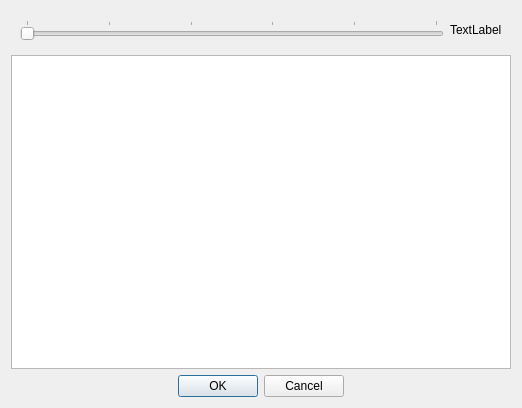
<?xml version="1.0" encoding="UTF-8"?>
<ui version="4.0">
 <class>Dialog</class>
 <widget class="QDialog" name="Dialog">
  <property name="geometry">
   <rect>
    <x>0</x>
    <y>0</y>
    <width>522</width>
    <height>408</height>
   </rect>
  </property>
  <property name="windowTitle">
   <string>Dialog</string>
  </property>
  <layout class="QVBoxLayout" name="verticalLayout">
   <item>
    <widget class="QWidget" name="widget" native="true">
     <layout class="QHBoxLayout" name="horizontalLayout">
      <item>
       <widget class="QSlider" name="rating_bar">
        <property name="maximum">
         <number>50</number>
        </property>
        <property name="singleStep">
         <number>5</number>
        </property>
        <property name="orientation">
         <enum>Qt::Orientation::Horizontal</enum>
        </property>
        <property name="tickPosition">
         <enum>QSlider::TickPosition::TicksAbove</enum>
        </property>
        <property name="tickInterval">
         <number>10</number>
        </property>
       </widget>
      </item>
      <item>
       <widget class="QLabel" name="rating_label">
        <property name="text">
         <string>TextLabel</string>
        </property>
       </widget>
      </item>
     </layout>
    </widget>
   </item>
   <item>
    <widget class="QPlainTextEdit" name="review_content">
     <property name="plainText">
      <string/>
     </property>
     <property name="placeholderText">
      <string>Type Review Here...</string>
     </property>
    </widget>
   </item>
   <item>
    <widget class="QDialogButtonBox" name="buttonBox">
     <property name="orientation">
      <enum>Qt::Orientation::Horizontal</enum>
     </property>
     <property name="standardButtons">
      <set>QDialogButtonBox::StandardButton::Cancel|QDialogButtonBox::StandardButton::Ok</set>
     </property>
     <property name="centerButtons">
      <bool>true</bool>
     </property>
    </widget>
   </item>
  </layout>
 </widget>
 <resources/>
 <connections>
  <connection>
   <sender>buttonBox</sender>
   <signal>accepted()</signal>
   <receiver>Dialog</receiver>
   <slot>accept()</slot>
   <hints>
    <hint type="sourcelabel">
     <x>248</x>
     <y>254</y>
    </hint>
    <hint type="destinationlabel">
     <x>157</x>
     <y>274</y>
    </hint>
   </hints>
  </connection>
  <connection>
   <sender>buttonBox</sender>
   <signal>rejected()</signal>
   <receiver>Dialog</receiver>
   <slot>reject()</slot>
   <hints>
    <hint type="sourcelabel">
     <x>316</x>
     <y>260</y>
    </hint>
    <hint type="destinationlabel">
     <x>286</x>
     <y>274</y>
    </hint>
   </hints>
  </connection>
 </connections>
</ui>
